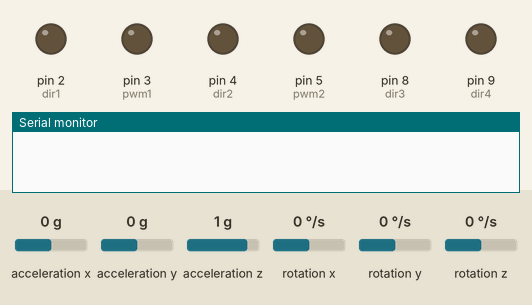
Bench run of a sketch on a simulated Arduino Uno, built with avr-gcc and run on an emulated ATmega328P. On the bench: output pins drawn as LEDs (lit = HIGH), the last lines printed to the serial monitor. Dashed ring = blinking. The test bench sets the inputs (shaded band); at power-on: rotation y 0 °/s, acceleration y 0 g, rotation z 0 °/s, rotation x 0 °/s, acceleration x 0 g, acceleration z 1 g.

Above: at 1.2 s.
1.3 s: rotation y set to -23 °/s
4.3 s: rotation y set to -28 °/s
At 5.3 s:
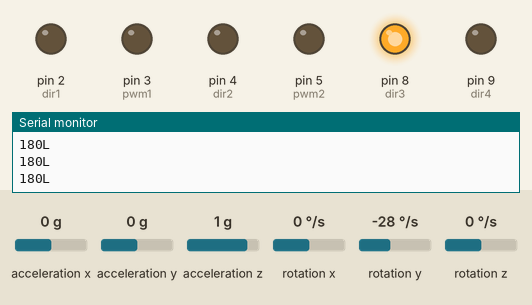
7.3 s: acceleration y set to -1.4 g
At 9.08 s:
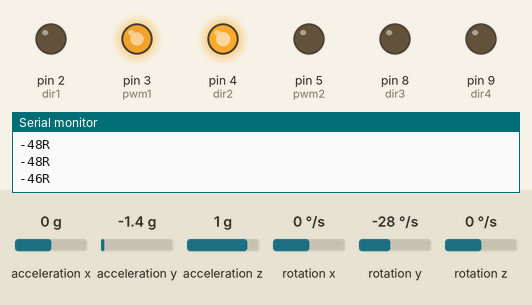
10.3 s: rotation z set to -100 °/s
At 11.73 s:
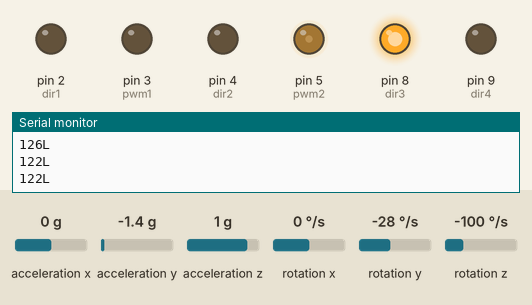
13.3 s: rotation x set to 100 °/s
At 14.4 s:
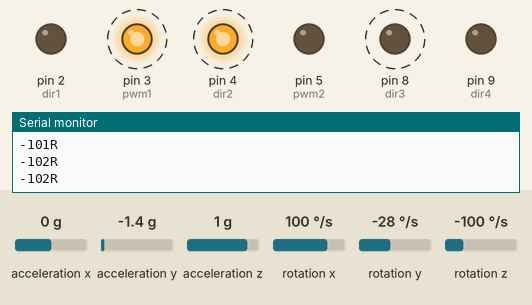
Timing chart, 0 to 17.3 s (numbered marks = the images above; inputs shaded):
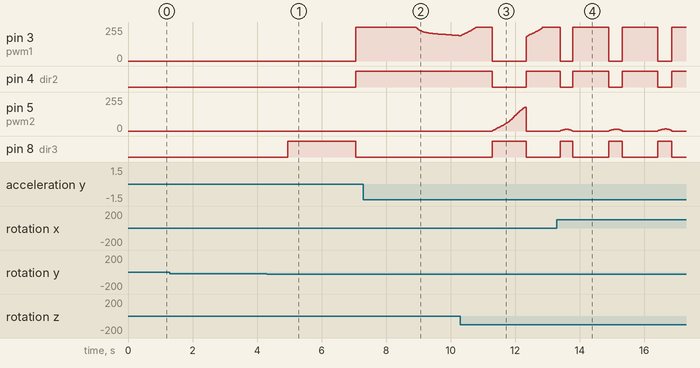

Measured:
- the behaviour switches between -26 and -27 °/s on rotation y (found by bisection; images 0 and 1)
- after the input at 1.3 s, every drawn part: stays the same
- after the input at 4.3 s, pin 3 (pwm1): 0/255 → 255/255 after 2.8 s; pin 4 (dir2): LOW → HIGH after 2.8 s; pin 8 (dir3): LOW → HIGH after 0.65 s instead of 0.84 s
- after the input at 7.3 s, pin 3 (pwm1): moves from 255/255 to 191/255 over 1.3 s, starting after 1.6 s
- after the input at 10.3 s, pin 4 (dir2): HIGH → LOW after 0.99 s instead of 0.43 s; pin 8 (dir3): LOW → HIGH after 0.99 s instead of 0.43 s
- after the input at 13.3 s, pin 4 (dir2): alternates HIGH for 1.1 s and LOW for 0.42 s, starting after 0.48 s; pin 8 (dir3): alternates HIGH for 0.42 s and LOW for 1.1 s, starting after 0.48 s

The sketch:

PID_Control_Template-linesensor.ino
```cpp
#include <MadgwickAHRS.h>
#include <Wire.h>
#include <MPU6050.h>

MPU6050 mpu;

// Timers
unsigned long timer = 0;
float timeStep = 0.01;

// Pitch, Roll and Yaw values
float pitch = 0;
float roll = 0;
int yaw = 0;
Madgwick filter;
unsigned long microsPerReading, microsPrevious,microsNow;
float accelScale, gyroScale;

int pwm1=3;
int pwm2=5;
const byte dir1 = 2;
const byte dir2 = 4;
const byte dir3 = 8;
const byte dir4 = 9;


double sensed_output, control_signal;
double setpoint=180;
double Kp=1.0; //proportional gain
double Ki=0; //integral gain
double Kd=0; //derivative gain
int T=10; //sample time in milliseconds (ms)
unsigned long last_time;
double total_error, last_error;
int max_control=255;
int min_control=0;

void setup(){

  Serial.begin(9600);
  pinMode(pwm1,OUTPUT);
  pinMode(pwm2,OUTPUT);
  pinMode(dir1,OUTPUT);
  pinMode(dir2,OUTPUT);
  pinMode(dir3,OUTPUT);
  pinMode(dir4,OUTPUT);


  filter.begin(25);

  // initialize variables to pace updates to correct rate
  microsPerReading = 600000 / 25;
  microsPrevious = micros();


  // Initialize MPU6050
  while(!mpu.begin(MPU6050_SCALE_2000DPS, MPU6050_RANGE_2G))
  {
    Serial.println("Could not find a valid MPU6050 sensor, check wiring!");
    delay(500);
  }

  // Calibrate gyroscope. The calibration must be at rest.
  // If you don't want calibrate, comment this line.
  mpu.calibrateGyro();

  // Set threshold sensivty. Default 3.
  // If you don't want use threshold, comment this line or set 0.
  mpu.setThreshold(3);

}

void loop(){

timer = millis();
   microsNow = micros();
   if (microsNow - microsPrevious >= microsPerReading) {

    // Output raw
    Vector ng = mpu.readNormalizeGyro();


  Vector na= mpu.readNormalizeAccel();

    // update the filter, which computes orientation
    filter.updateIMU(ng.XAxis,ng.YAxis,ng.ZAxis,na.XAxis,na.YAxis,na.ZAxis);

    // print the heading, pitch and roll

   yaw = filter.getYaw();
   // Serial.print("yaw ");
    //Serial.println(yaw);
   yaw=yaw-180;


    // increment previous time, so we keep proper pace
    microsPrevious = microsPrevious + microsPerReading;

  // Read normalized values
   }
  sensed_output=yaw;


 PID_Control(); //calls the PID function every T interval and outputs a control signal

}

void PID_Control(){

  unsigned long current_time = millis(); //returns the number of milliseconds passed since the Arduino started running the program

  int delta_time = current_time - last_time; //delta time interval

  if (delta_time >= T){

    double error = setpoint - sensed_output;

    total_error += error; //accumalates the error - integral term
    if (total_error >= max_control) total_error = max_control;
    else if (total_error <= min_control) total_error = min_control;

    double delta_error = error - last_error; //difference of error for derivative term

    control_signal = Kp*error + (Ki*T)*total_error + (Kd/T)*delta_error;; //PID control compute

    if (control_signal >= max_control) control_signal = max_control;
    else if (control_signal <= min_control) control_signal = min_control;

if(yaw<0)
{      Serial.print(yaw);
       Serial.println("R");

       analogWrite(pwm1,control_signal);
      analogWrite(pwm2,0);

      digitalWrite(dir1,LOW);
      digitalWrite(dir2,HIGH);
      digitalWrite(dir3,LOW);
      digitalWrite(dir4,LOW);

  }
else if(yaw>0)
{
    Serial.print(yaw);
    Serial.println("L");

    analogWrite(pwm2,control_signal);
    analogWrite(pwm1,0);

      digitalWrite(dir1,LOW);
      digitalWrite(dir2,LOW);
      digitalWrite(dir3,HIGH);
      digitalWrite(dir4,LOW);
  }
/*else
{   Serial.print(yaw);
    Serial.println("F");


    analogWrite(pwm1,50);
     analogWrite(pwm2,50);

     digitalWrite(dir1,LOW);
    digitalWrite(dir2,HIGH);
    digitalWrite(dir3,HIGH);
    digitalWrite(dir4,LOW);
}*/


    last_error = error;
    last_time = current_time;
    }
}
```
